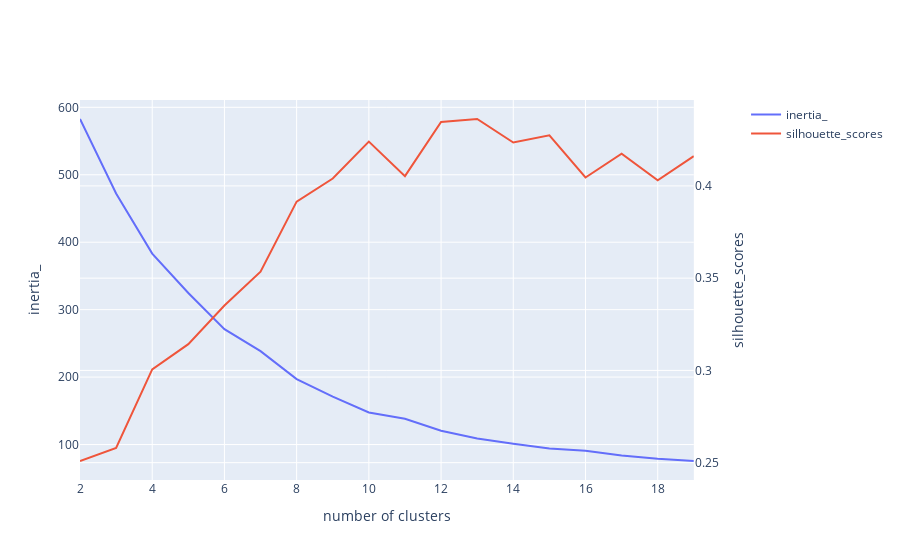

This figure's notebook cell:
### Code cell
import plotly.graph_objects as go
from plotly.subplots import make_subplots

fig = make_subplots(specs=[[{"secondary_y": True}]])

fig.add_trace(
    go.Scatter(x=list(range(2,k)), y=inertia_, name="inertia_", mode="lines"),
    secondary_y=False
)
fig.add_trace(
    go.Scatter(x=list(range(2,k)), y=silhouette_scores, name="silhouette_scores", mode="lines"),
    secondary_y=True
)

fig.update_xaxes(title_text="number of clusters")
fig.update_yaxes(title_text="inertia_", secondary_y=False)
fig.update_yaxes(title_text="silhouette_scores", secondary_y=True)

### Figure 1 — Plotly figure (JSON) as saved in the notebook; plotly's stock layout.template omitted (floating-point values rounded to 4 significant figures)
{"data": [{"mode": "lines", "name": "inertia_", "type": "scatter", "x": [2, 3, 4, 5, 6, 7, 8, 9, 10, 11, 12, 13, 14, 15, 16, 17, 18, 19], "xaxis": "x", "y": [582.7, 472.2, 383.2, 324.7, 271.2, 238.5, 197.1, 170.9, 147.6, 138.2, 120.4, 108.8, 101.3, 94.15, 90.94, 83.8, 79.03, 75.59], "yaxis": "y"}, {"mode": "lines", "name": "silhouette_scores", "type": "scatter", "x": [2, 3, 4, 5, 6, 7, 8, 9, 10, 11, 12, 13, 14, 15, 16, 17, 18, 19], "xaxis": "x", "y": [0.2509, 0.258, 0.3006, 0.3142, 0.3352, 0.3535, 0.3915, 0.404, 0.424, 0.4053, 0.4347, 0.4363, 0.4235, 0.4275, 0.4046, 0.4175, 0.403, 0.4161], "yaxis": "y2"}], "layout": {"xaxis": {"anchor": "y", "domain": [0, 0.94], "title": {"text": "number of clusters"}}, "yaxis": {"anchor": "x", "domain": [0, 1], "title": {"text": "inertia_"}}, "yaxis2": {"anchor": "x", "overlaying": "y", "side": "right", "title": {"text": "silhouette_scores"}}}}
